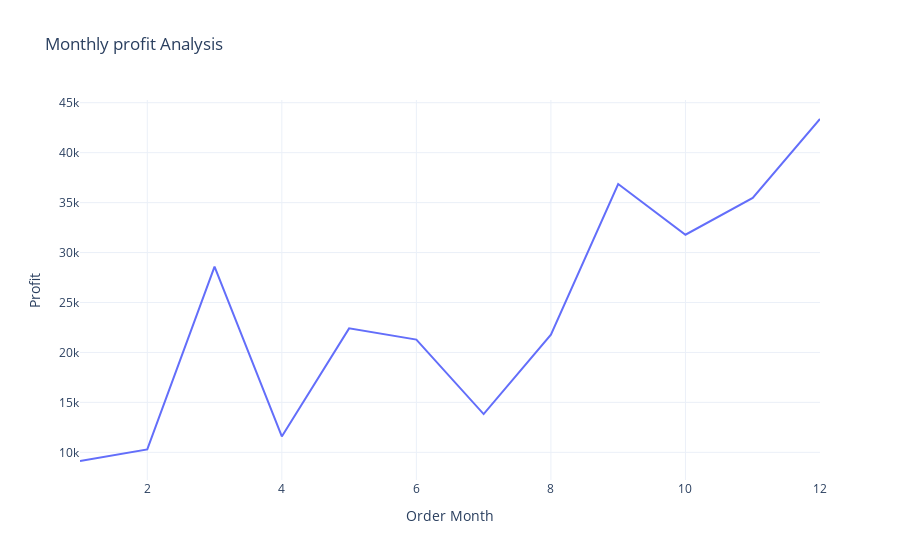

This figure's notebook cell:
### Code cell
fig = px.line(profit_by_month,
             x='Order Month',
             y='Profit',
             title="Monthly profit Analysis")
fig.show()

### Figure 1 — Plotly figure (JSON) as saved in the notebook; plotly's stock layout.template omitted (floating-point values rounded to 4 significant figures)
{"data": [{"hovertemplate": "Order Month=%{x}<br>Profit=%{y}<extra></extra>", "legendgroup": "", "line": {"color": "#636efa", "dash": "solid"}, "marker": {"symbol": "circle"}, "mode": "lines", "name": "", "orientation": "v", "showlegend": false, "type": "scatter", "x": [1, 2, 3, 4, 5, 6, 7, 8, 9, 10, 11, 12], "xaxis": "x", "y": [9134.0, 10290.0, 28590.0, 11590.0, 22410.0, 21290.0, 13830.0, 21780.0, 36860.0, 31780.0, 35470.0, 43370.0], "yaxis": "y"}], "layout": {"autosize": true, "legend": {"tracegroupgap": 0}, "title": {"text": "Monthly profit Analysis"}, "xaxis": {"anchor": "y", "autorange": true, "domain": [0, 1], "range": [1, 12], "title": {"text": "Order Month"}, "type": "linear"}, "yaxis": {"anchor": "x", "autorange": true, "domain": [0, 1], "range": [7233.0, 45270.0], "title": {"text": "Profit"}, "type": "linear"}}}
